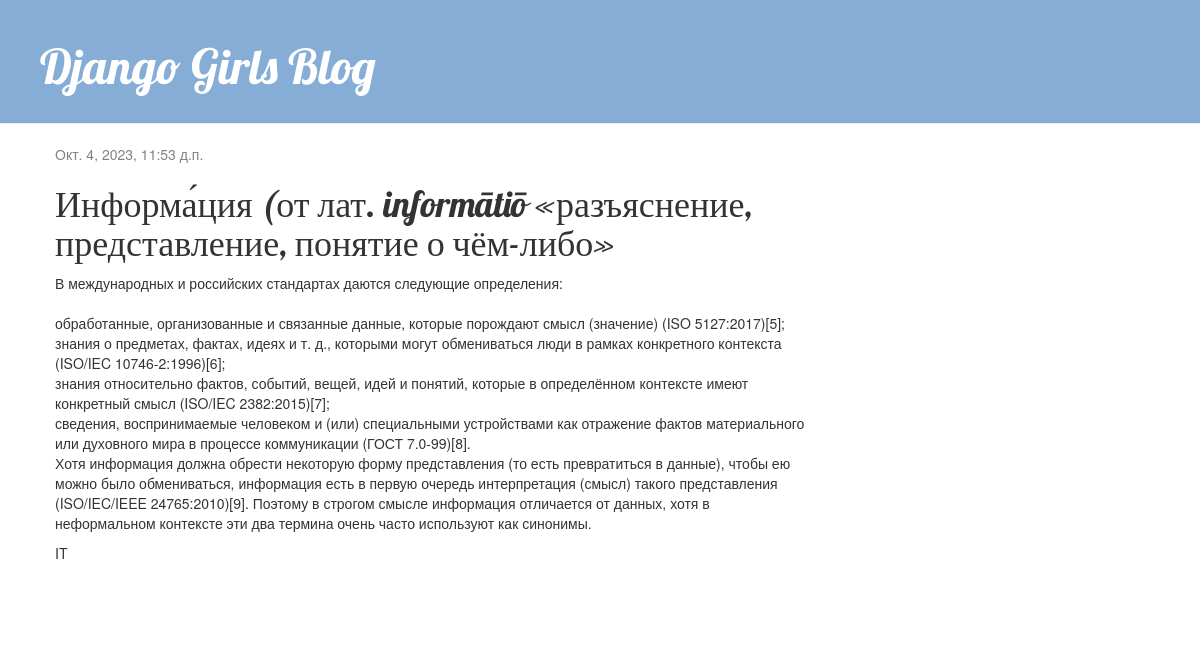
The app's page /post/2/ with its own data.
### blog/models.py (models this page shows, shortened)
class Post(models.Model):
    author = models.ForeignKey(settings.AUTH_USER_MODEL, on_delete=models.CASCADE)
    title = models.CharField(max_length=200)
    text = models.TextField()
    created_date = models.DateTimeField(default=timezone.now)
    published_date = models.DateTimeField(blank=True, null=True)
    category = models.ForeignKey(Category, on_delete=models.CASCADE)

class Category(models.Model):
    title = models.CharField(max_length=200)
    def __str__(self):
        return self.title

### blog/views.py (the view)
# urls.py: path('post/<int:pk>/', PostDetailView.as_view(), name ='post_detail'),
class PostDetailView(DetailView):
    model = Post
    template_name = 'blog/post_detail.html'
    context_object_name = 'post'

### blog/templates/blog/post_detail.html (shortened to what this page needs)
{% extends 'blog/base.html' %} {% block content %}
<div class="post">
    {% if post.published_date %}
    <div class="date">
        {{ post.published_date }}
    </div>
    {% endif %}
    <h1>{{ post.title }}</h1>
    <p>{{ post.text|linebreaksbr }}</p>
    <div>
        {{post.category}}
        {% endblock %}

### blog/static/css/blog.css (style rules this page uses)
h1, h2, h3, h4 { font-family: 'Lobster', cursive; }
.date { color: #828282; }
.post { margin-bottom: 70px; }

### records on screen
Post: published_date "Окт. 4, 2023, 11:53 д.п.", title "Информа́ция (от лат. informātiō «разъяснение, представление, понятие о чём-либо»", text "В международных и российских стандартах даются следующие определения: обработанные, организованные и связанные данные, которые порождают смысл (значение) (ISO 5127:2017)[5]; знания о предметах, фактах, идеях и т. д., которыми могут обмениваться люди в рамках конкретного контекста (ISO/IEC 10746-2:1996)[6]; знания относительно фактов, событий, вещей, идей и понятий, которые в определённом контексте имеют конкретный смысл (ISO/IEC 2382:2015)[7]; сведения, воспринимаемые человеком и (или) специальными устройствами как отражение фактов материального или духовного мира в процессе коммуникации (ГОСТ 7.0-99)[8]. Хотя информация должна обрести некоторую форму представления (то есть превратиться в…", category "IT"
